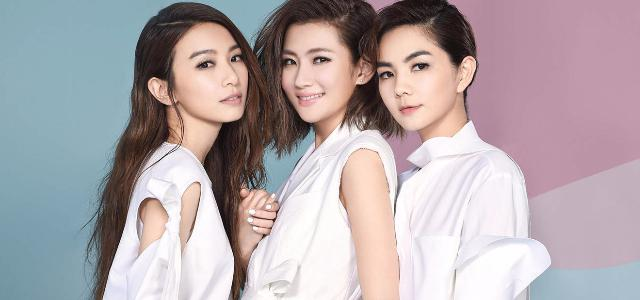
#> input picture deep-learning-face-detection/she.jpg, 640 x 300 px, given in place of the camera
$ python human-detection.py
#> lines starting #> are read from the running program, lines starting #| are printed output that depends on the picture; after the words box and inside, x2 and y2 are one past the last pixel; in counts of white or black regions, pixels touching at a corner belong together
import cv2

from imutils.video import VideoStream

face_cascade = cv2.CascadeClassifier(cv2.data.haarcascades + "haarcascade_frontalface_default.xml")
eye_cascade = cv2.CascadeClassifier(cv2.data.haarcascades + "haarcascade_eye_tree_eyeglasses.xml")
vs = VideoStream(src=0).start()

while True:
    frame = vs.read()
#> frame is the input picture: shape (300, 640, 3); mean B, G, R 170.2, 166.5, 176.9
    frame = cv2.resize(frame, (640, 480))
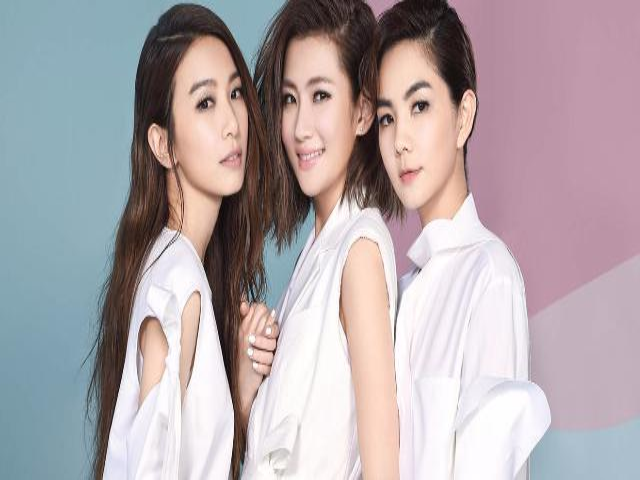
#> frame: shape (480, 640, 3); mean B, G, R 170.2, 166.5, 176.8
    # Haar Cascades必须使用灰度图
    gray_frame = cv2.cvtColor(frame, cv2.COLOR_RGB2GRAY)
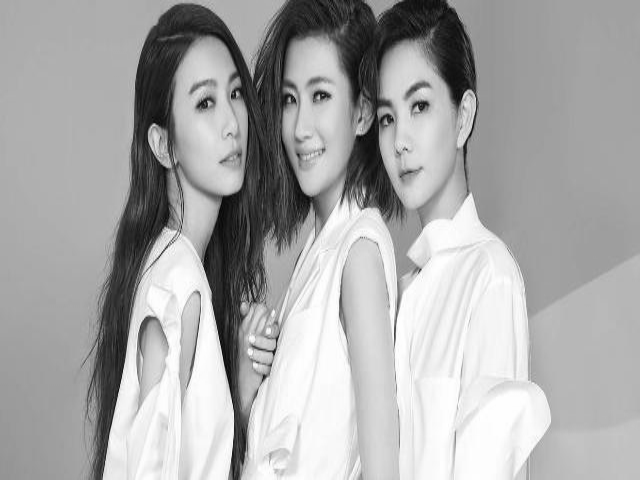
#> gray_frame: shape (480, 640); min 2, max 255, mean 168.8
    rects_face = face_cascade.detectMultiScale(gray_frame)
#> rects_face = [[174, 36, 64, 64], [250, 55, 113, 113], [339, 59, 124, 124]]

    for (x, y, w, h) in rects_face:
        cv2.rectangle(frame, (x, y), (x + w, y + h), (0, 255, 0), 2)
        y = y - 10 if y - 10 > 10 else y + 10
        cv2.putText(frame, "face", (x, y), cv2.FONT_HERSHEY_SIMPLEX, 0.45, (0, 255, 0), 1)
#> this loop made 3 passes
#> (x, y, w, h) on passes 1 to 3: (174, 26, 64, 64), (250, 45, 113, 113), (339, 49, 124, 124)
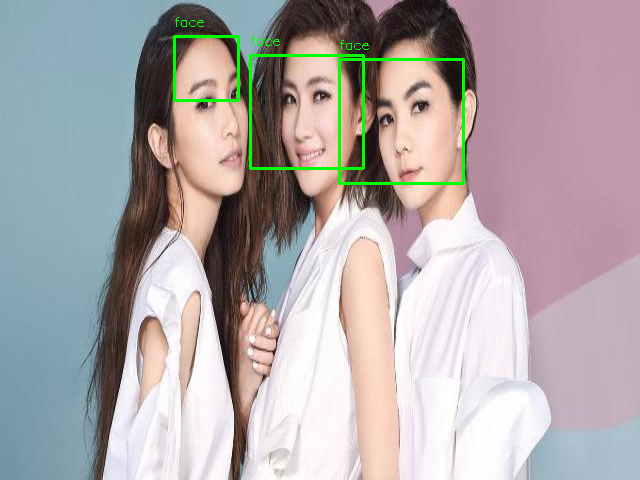
#> frame: shape (480, 640, 3); 1.23% of pixels changed, all inside (x1, y1, x2, y2) = (173, 17, 465, 185)

    rects_eye = eye_cascade.detectMultiScale(gray_frame)
#> rects_eye = [[309, 83, 26, 26], [191, 91, 27, 27], [408, 95, 25, 25], [377, 108, 22, 22]]
    for (x, y, w, h) in rects_eye:
        cv2.rectangle(frame, (x, y), (x + w, y + h), (0, 0, 255), 2)
        y = y - 10 if y - 10 > 10 else y + 10
        cv2.putText(frame, "eye", (x, y), cv2.FONT_HERSHEY_SIMPLEX, 0.45, (0, 0, 255), 1)
#> this loop made 4 passes
#> (x, y, w, h) on passes 1 to 4: (309, 73, 26, 26), (191, 81, 27, 27), (408, 85, 25, 25), (377, 98, 22, 22)
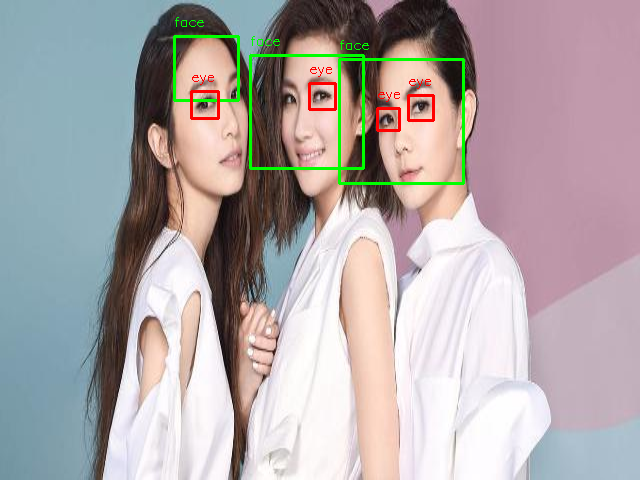
#> frame: shape (480, 640, 3); 0.46% of pixels changed, all inside (x1, y1, x2, y2) = (190, 67, 435, 132)

    # 滤镜不能少...
    frame = cv2.bilateralFilter(frame, 0, 20, 5)
    cv2.imshow("preview", frame)
    k = cv2.waitKey(1) & 0xFF
#> (key q is pressed here)
    if k == ord("q"):
        break

cv2.destroyAllWindows()
